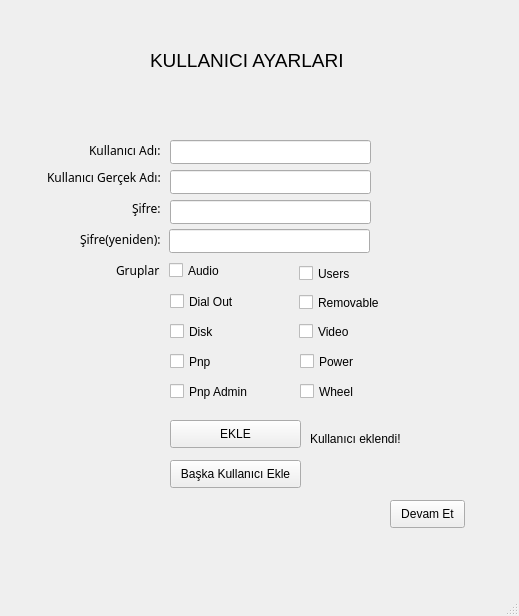
<ui version="4.0" >
 <class>MainWindow</class>
 <widget class="QMainWindow" name="MainWindow" >
  <property name="geometry" >
   <rect>
    <x>0</x>
    <y>0</y>
    <width>519</width>
    <height>616</height>
   </rect>
  </property>
  <property name="windowTitle" >
   <string>MainWindow</string>
  </property>
  <widget class="QWidget" name="centralwidget" >
   <property name="geometry" >
    <rect>
     <x>0</x>
     <y>30</y>
     <width>519</width>
     <height>563</height>
    </rect>
   </property>
   <widget class="QLabel" name="label" >
    <property name="geometry" >
     <rect>
      <x>150</x>
      <y>40</y>
      <width>201</width>
      <height>41</height>
     </rect>
    </property>
    <property name="text" >
     <string>&lt;!DOCTYPE HTML PUBLIC "-//W3C//DTD HTML 4.0//EN" "http://www.w3.org/TR/REC-html40/strict.dtd">
&lt;html>&lt;head>&lt;meta name="qrichtext" content="1" />&lt;style type="text/css">
p, li { white-space: pre-wrap; }
&lt;/style>&lt;/head>&lt;body style=" font-family:'Sans Serif'; font-size:9pt; font-weight:400; font-style:normal;">
&lt;p style=" margin-top:0px; margin-bottom:0px; margin-left:0px; margin-right:0px; -qt-block-indent:0; text-indent:0px;">&lt;span style=" font-size:14pt;">KULLANICI AYARLARI&lt;/span>&lt;/p>&lt;/body>&lt;/html></string>
    </property>
   </widget>
   <widget class="QCheckBox" name="power_check" >
    <property name="geometry" >
     <rect>
      <x>300</x>
      <y>350</y>
      <width>59</width>
      <height>23</height>
     </rect>
    </property>
    <property name="text" >
     <string>Power</string>
    </property>
   </widget>
   <widget class="QCheckBox" name="pnp_check" >
    <property name="geometry" >
     <rect>
      <x>170</x>
      <y>350</y>
      <width>46</width>
      <height>23</height>
     </rect>
    </property>
    <property name="text" >
     <string>Pnp</string>
    </property>
   </widget>
   <widget class="QLabel" name="gruplar_label" >
    <property name="geometry" >
     <rect>
      <x>116</x>
      <y>259</y>
      <width>44</width>
      <height>22</height>
     </rect>
    </property>
    <property name="font" >
     <font>
      <family>Sans Serif</family>
      <weight>50</weight>
      <bold>false</bold>
     </font>
    </property>
    <property name="text" >
     <string>Gruplar:</string>
    </property>
   </widget>
   <widget class="QCheckBox" name="video_check" >
    <property name="geometry" >
     <rect>
      <x>299</x>
      <y>320</y>
      <width>56</width>
      <height>23</height>
     </rect>
    </property>
    <property name="text" >
     <string>Video</string>
    </property>
   </widget>
   <widget class="QLineEdit" name="sifre_line" >
    <property name="geometry" >
     <rect>
      <x>170</x>
      <y>200</y>
      <width>201</width>
      <height>24</height>
     </rect>
    </property>
   </widget>
   <widget class="QPushButton" name="kullaniciekle_buton" >
    <property name="geometry" >
     <rect>
      <x>170</x>
      <y>420</y>
      <width>131</width>
      <height>28</height>
     </rect>
    </property>
    <property name="text" >
     <string>EKLE</string>
    </property>
   </widget>
   <widget class="QCheckBox" name="wheel_check" >
    <property name="geometry" >
     <rect>
      <x>300</x>
      <y>380</y>
      <width>80</width>
      <height>23</height>
     </rect>
    </property>
    <property name="text" >
     <string>Wheel</string>
    </property>
   </widget>
   <widget class="QCheckBox" name="dialout_check" >
    <property name="geometry" >
     <rect>
      <x>170</x>
      <y>290</y>
      <width>68</width>
      <height>23</height>
     </rect>
    </property>
    <property name="text" >
     <string>Dial Out</string>
    </property>
   </widget>
   <widget class="QLabel" name="kullaniciadi_label" >
    <property name="geometry" >
     <rect>
      <x>89</x>
      <y>141</y>
      <width>71</width>
      <height>18</height>
     </rect>
    </property>
    <property name="font" >
     <font>
      <family>Sans Serif</family>
      <weight>50</weight>
      <bold>false</bold>
     </font>
    </property>
    <property name="text" >
     <string>Kullanıcı Adı:</string>
    </property>
   </widget>
   <widget class="QCheckBox" name="pnpadmin_check" >
    <property name="geometry" >
     <rect>
      <x>170</x>
      <y>380</y>
      <width>84</width>
      <height>23</height>
     </rect>
    </property>
    <property name="text" >
     <string>Pnp Admin</string>
    </property>
   </widget>
   <widget class="QLabel" name="sifre_label" >
    <property name="geometry" >
     <rect>
      <x>132</x>
      <y>197</y>
      <width>28</width>
      <height>22</height>
     </rect>
    </property>
    <property name="font" >
     <font>
      <family>Sans Serif</family>
      <weight>50</weight>
      <bold>false</bold>
     </font>
    </property>
    <property name="text" >
     <string>Şifre:</string>
    </property>
   </widget>
   <widget class="QCheckBox" name="removable_check" >
    <property name="geometry" >
     <rect>
      <x>299</x>
      <y>291</y>
      <width>87</width>
      <height>23</height>
     </rect>
    </property>
    <property name="text" >
     <string>Removable</string>
    </property>
   </widget>
   <widget class="QCheckBox" name="users_check" >
    <property name="geometry" >
     <rect>
      <x>299</x>
      <y>262</y>
      <width>56</width>
      <height>23</height>
     </rect>
    </property>
    <property name="text" >
     <string>Users</string>
    </property>
   </widget>
   <widget class="QLineEdit" name="kullanicigercekadi_line" >
    <property name="geometry" >
     <rect>
      <x>170</x>
      <y>170</y>
      <width>201</width>
      <height>24</height>
     </rect>
    </property>
   </widget>
   <widget class="QLineEdit" name="sifre2_line" >
    <property name="geometry" >
     <rect>
      <x>169</x>
      <y>229</y>
      <width>201</width>
      <height>24</height>
     </rect>
    </property>
   </widget>
   <widget class="QLabel" name="kullanicigercekadi_label" >
    <property name="geometry" >
     <rect>
      <x>47</x>
      <y>166</y>
      <width>113</width>
      <height>22</height>
     </rect>
    </property>
    <property name="font" >
     <font>
      <family>Sans Serif</family>
      <weight>50</weight>
      <bold>false</bold>
     </font>
    </property>
    <property name="text" >
     <string>Kullanıcı Gerçek Adı:</string>
    </property>
   </widget>
   <widget class="QLabel" name="sifre2_label" >
    <property name="geometry" >
     <rect>
      <x>80</x>
      <y>228</y>
      <width>80</width>
      <height>22</height>
     </rect>
    </property>
    <property name="font" >
     <font>
      <family>Sans Serif</family>
      <weight>50</weight>
      <bold>false</bold>
     </font>
    </property>
    <property name="text" >
     <string>Şifre(yeniden):</string>
    </property>
   </widget>
   <widget class="QLabel" name="kullanicieklendi_buton" >
    <property name="geometry" >
     <rect>
      <x>310</x>
      <y>430</y>
      <width>201</width>
      <height>18</height>
     </rect>
    </property>
    <property name="text" >
     <string>Kullanıcı eklendi!</string>
    </property>
   </widget>
   <widget class="QLineEdit" name="kullaniciadi_line" >
    <property name="geometry" >
     <rect>
      <x>170</x>
      <y>140</y>
      <width>201</width>
      <height>24</height>
     </rect>
    </property>
   </widget>
   <widget class="QCheckBox" name="audio_check" >
    <property name="geometry" >
     <rect>
      <x>169</x>
      <y>259</y>
      <width>56</width>
      <height>23</height>
     </rect>
    </property>
    <property name="text" >
     <string>Audio</string>
    </property>
   </widget>
   <widget class="QCheckBox" name="disk_check" >
    <property name="geometry" >
     <rect>
      <x>170</x>
      <y>320</y>
      <width>48</width>
      <height>23</height>
     </rect>
    </property>
    <property name="text" >
     <string>Disk</string>
    </property>
   </widget>
   <widget class="QPushButton" name="devamet_buton" >
    <property name="geometry" >
     <rect>
      <x>390</x>
      <y>500</y>
      <width>75</width>
      <height>28</height>
     </rect>
    </property>
    <property name="text" >
     <string>Devam Et</string>
    </property>
   </widget>
   <widget class="QPushButton" name="baskakullaniciekle_buton" >
    <property name="geometry" >
     <rect>
      <x>170</x>
      <y>460</y>
      <width>131</width>
      <height>28</height>
     </rect>
    </property>
    <property name="text" >
     <string>Başka Kullanıcı Ekle</string>
    </property>
   </widget>
  </widget>
  <widget class="QMenuBar" name="menubar" >
   <property name="geometry" >
    <rect>
     <x>0</x>
     <y>0</y>
     <width>519</width>
     <height>30</height>
    </rect>
   </property>
  </widget>
  <widget class="QStatusBar" name="statusbar" >
   <property name="geometry" >
    <rect>
     <x>0</x>
     <y>593</y>
     <width>519</width>
     <height>23</height>
    </rect>
   </property>
  </widget>
 </widget>
 <resources/>
 <connections/>
</ui>
